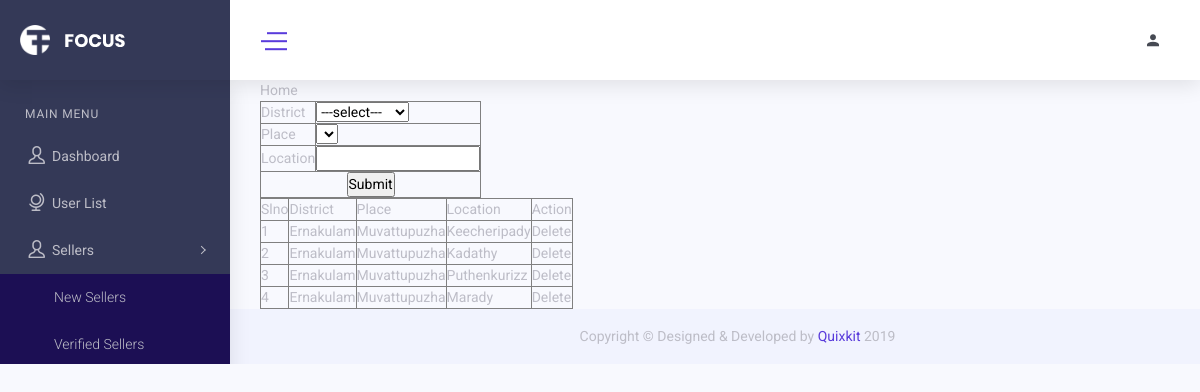
The page /Project/Admin/Location.php on the database its author committed.
### tables this page shows
CREATE TABLE `tbl_location` (
  `location_id` int(11) NOT NULL,
  `location_name` varchar(60) NOT NULL,
  `place_id` int(11) NOT NULL
);

CREATE TABLE `tbl_district` (
  `district_id` int(11) NOT NULL,
  `district_name` varchar(60) NOT NULL
);

CREATE TABLE `tbl_place` (
  `place_id` int(60) NOT NULL,
  `place_name` varchar(60) NOT NULL,
  `place_pincode` varchar(60) NOT NULL,
  `district_id` int(11) NOT NULL
);

### Project/Admin/Location.php (the view, shortened to what this page needs)
<?php
 include("../Assets/Connection/Connection.php");
include("Head.php");
?>
<!DOCTYPE html PUBLIC "-//W3C//DTD XHTML 1.0 Transitional//EN" "http://www.w3.org/TR/xhtml1/DTD/xhtml1-transitional.dtd">
<html xmlns="http://www.w3.org/1999/xhtml">
<head>
</head>
<a href="AdminReg.php">Home</a>
<body>
<form action="" method="POST" name="form1">
<table width="200" border="1">
<tr>
   <td>District</td>
   <td>
      <select name="selDistrict" onChange="getPlace(this.value)">>
        <option value = "---select---">---select---</option>
        </select>
        </td>
 </tr>
   <tr>
    <td>Place</td>
    <td><select name="selPlace" id="selPlace">
    </select>
     </td>
  </tr>
  <tr>
    <td>Location</td>
    <td><input name="txtlocation" type="text" /></td>
  </tr>
  <tr>
    <td colspan="2" align="center"><input name="btnsubmit" type="submit" value="Submit" /></td>
  </tr>
</table>
<table>
<table width="200" border="1">
  <tr>
    <td>Slno</td>
    <td>District</td>
    <td>Place</td>
    <td>Location</td>
    <td>Action</td>
  </tr>
  <?php
  $selQry="select * from tbl_location l inner join
  tbl_place p on l.place_id = p.place_id inner join tbl_district d on d.district_id = p.district_id";
  $result=$con->query($selQry);
  $i=0;
  while($data=$result->fetch_assoc())
  {
	  $i++;
  ?>
  <tr>
    <td><?php echo $i?></td>
    <td><?php echo $data["district_name"]?></td>
    <td><?php echo $data["place_name"]?></td>
    <td><?php echo $data["location_name"]?></td>
	<td><a href=Location.php?delID=<?php echo $data['location_id']?>>Delete</a></td>
  </tr>
  <?php
  }
  ?>
</table>
</form>
</body>
</html>
<?php
include("Foot.php");
?>

### rows shown on the page
tbl_location: tbl_district.district_name "Ernakulam", place.place_name "Muvattupuzha", location_name "Keecheripady"
tbl_location: tbl_district.district_name "Ernakulam", place.place_name "Muvattupuzha", location_name "Kadathy"
tbl_location: tbl_district.district_name "Ernakulam", place.place_name "Muvattupuzha", location_name "Puthenkurizz"
tbl_location: tbl_district.district_name "Ernakulam", place.place_name "Muvattupuzha", location_name "Marady"
